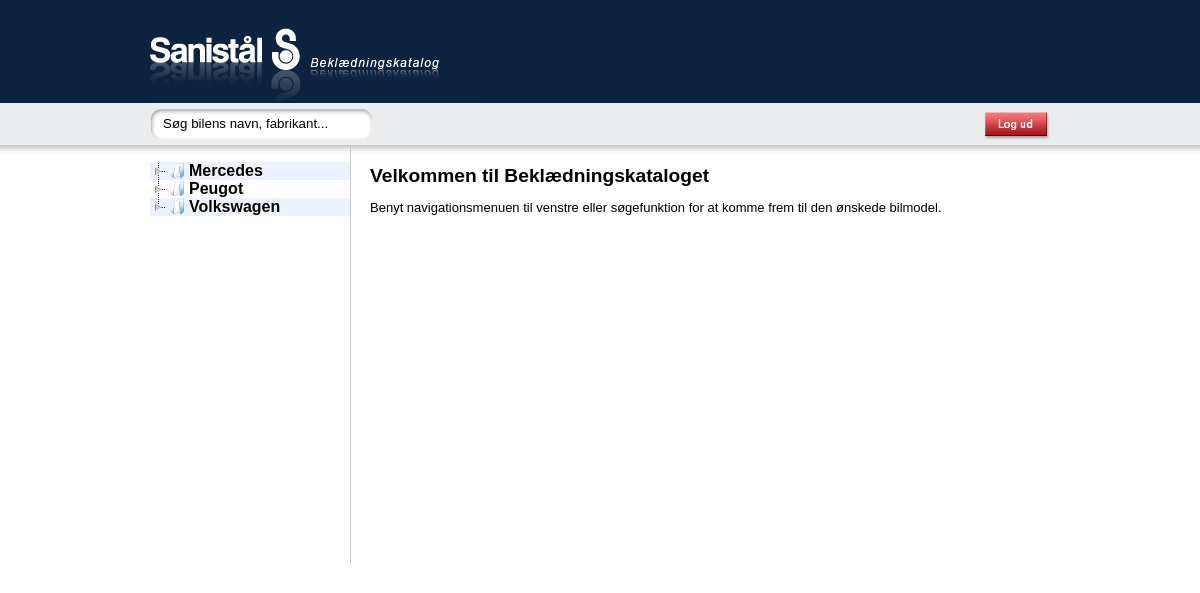
The app's page /main.php (signed in) with its own data.
### tables this page shows
CREATE TABLE IF NOT EXISTS `fabrikant` (
  `fabrikant_id` int(100) NOT NULL AUTO_INCREMENT,
  `fabrikant_navn` varchar(255) NOT NULL,
  PRIMARY KEY (`fabrikant_id`)
);

### main.php (the view, shortened to what this page needs)
<?php
require_once 'dbconnect.php';
include 'includes/user_lock.php';
?>
<!DOCTYPE html PUBLIC "-//W3C//DTD XHTML 1.0 Strict//EN"
"http://www.w3.org/TR/xhtml1/DTD/xhtml1-strict.dtd">
<html xmlns="http://www.w3.org/1999/xhtml" xml:lang="da" lang="da">
	<head>
		<link rel="stylesheet" href="desktop.css" type="text/css" media="screen" />
		<link rel="stylesheet" href="css/lightbox.css" />
	</head>
	<body>
		<div id="main">
			<div id="topbanner">
				<a href="main.php"><img src="design/logo.jpg" alt="Sanistål Beklædningskatalog" /></a>
			</div>
			<div id="searchbarMenu">
				<div id="sfield">
					<form method="post" name="searchfield" action="main.php">
						<div id="sfieldright">
							<div id="sfieldleft">
								<input class="searchfield" onfocus="javascript:tombox()" name="search" type="text" value="Søg bilens navn, fabrikant..." />
							</div>
						</div>
					</form>
				</div>
				<div id="logoutfield"><a href="log_out.php"><img class="logud" src="design/logud.jpg" /></a></div>
			</div>
			<div id="content">
				<div id="sidebar">
    				<div id="navigationmenu">
<?php
$results_manu = mysql_query("SELECT * FROM fabrikant ORDER BY fabrikant_navn", $conn);
echo "<ul>";
while ($row_manu = mysql_fetch_array($results_manu)) {
	echo "<li><a class='navilink'>" . $row_manu['fabrikant_navn'];
	echo "</a><ul>";
	echo "</ul>";
	echo "</li>";
}
echo "</ul>";
?>
    				</div>
				</div>
				<div id="cat_view">
                    <?php
                    if (isset($_REQUEST['bilid']))
                    {
                      include 'includes/pages/carmodel.php';
                    }
					else
				    {
				    	if (isset($_POST['search']))
                    	{
                      	include 'includes/pages/search.php';
                    	}
                    	else {
							if (isset($_REQUEST['adm']) && $rights==1) {
								switch ($_REQUEST['adm']) {
									case 1:
										include 'includes/admin/list_manufacturer.php';
										break;
									case 2:
										include 'includes/admin/list_carmodel.php';
										break;
									case 3:
										include 'includes/admin/list_alulister.php';
										break;
									case 4:
										include 'includes/admin/list_loft_bund.php';
										break;
									case 5:
										include 'includes/admin/list_beklaedninger.php';
										break;
									case 6:
										include 'includes/admin/form_add_manufacturer.php';
										break;
									case 7:
										include 'includes/admin/form_update_manufacturer.php';
										break;
									case 8:
										include 'includes/admin/form_delete_manufacturer.php';
										break;
									case 9:
										include 'includes/admin/form_add_carmodel.php';
										break;
									case 10:
										include 'includes/admin/form_update_carmodel.php';
										break;
									case 11:
										include 'includes/admin/form_delete_carmodel.php';
										break;
									case 12:
										include 'includes/admin/form_add_alulister.php';
										break;
									case 13:
										include 'includes/admin/form_update_alulister.php';
										break;
									case 14:
										include 'includes/admin/form_delete_alulister.php';
										break;
									case 15:
										include 'includes/admin/form_add_loft_bund.php';
										break;
									case 16:
										include 'includes/admin/form_update_loft_bund.php';
										break;
									case 17:
										include 'includes/admin/form_delete_loft_bund.php';
										break;
									case 18:
										include 'includes/admin/form_add_beklaedninger.php';
										break;
									case 19:
										include 'includes/admin/form_update_beklaedninger.php';
										break;
									case 20:
										include 'includes/admin/form_delete_beklaedninger.php';
										break;
									default:
										echo "FEJL: Der er ingen admin funktion her!!";
										break;
								}
							} else {
								include 'includes/pages/frontpage.php';
							}
						}
				    }
                    ?>
				</div>
			</div>
		</div>
	</body>
</html>

### desktop.css (style rules this page uses)
body { background-color: #FFFFFF; background-image: url('design/bg_loop.jpg'); background-repeat: repeat-x; background-position: top; margin: 0px 0px 0px 0px; font-family: Arial, Helvetica, sans-serif; }
a.navilink { font-size: medium; }
a { font-size: small; text-decoration: none; }
img { border: none; margin: 0px 0px 0px 0px; }
form { display: inline; margin: 0px 0px 0px 0px; }
#navigationmenu { margin-top: 17px; font-weight: bold; }
#main { width: 900px; margin-left: auto; margin-right: auto; }
#topbanner { width: 900px; height: 103px; }
#searchbarMenu { width: 900px; height: 42px; }
#content { width: 900px; }
#sidebar { width: 200px; height: 500px; float: left; }
#cat_view { width: 680px; float: right; padding: 20px 0px 0px 20px; background-image: url('design/sidebar_seperator.jpg'); background-repeat: repeat-y; background-position: left; min-height: 400px; }
.searchfield { background-image: url('design/searchbar_loop.jpg'); background-repeat: repeat-x; height: 29px; width: 200px; padding-top: 6px; padding-bottom: 7px; border: none; margin: 0px 0px 0px 0px; }
#sfieldleft { background-image: url('design/searchbar_left.jpg'); background-repeat: no-repeat; background-position: left; height: 42px; width: 200px; padding-left: 11px; }
#sfieldright { background-image: url('design/searchbar_right.jpg'); background-repeat: no-repeat; background-position: right; height: 42px; width: 211px; padding-right: 11px; }
#sfield { height: 42px; float: left; }
#logoutfield { height: 42px; float: right; }
.logud { margin: 5px 0px 5px 0px; }

### themes/apple/style.css (style rules this page uses)
.jstree-apple li, .jstree-apple ins { background-image:url("d.png"); background-repeat:no-repeat; background-color:transparent; }
.jstree-apple li { background-position:-90px 0; background-repeat:repeat-y; }
.jstree-apple li.jstree-last { background:transparent; }
.jstree-apple a { border-radius:4px; -moz-border-radius:4px; -webkit-border-radius:4px; text-shadow:1px 1px 1px white; }
.jstree-apple.jstree-focused { background:white; }

### records on screen
fabrikant: fabrikant_navn "Mercedes"
fabrikant: fabrikant_navn "Peugot"
fabrikant: fabrikant_navn "Volkswagen"
